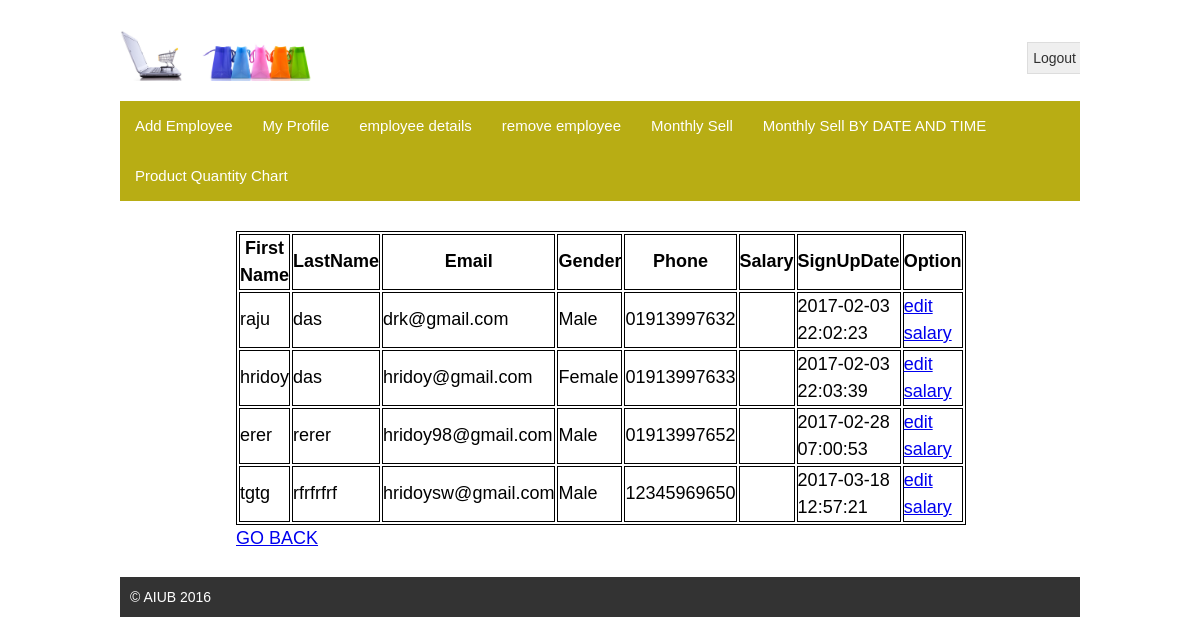
/admin.php (signed in), run on the app's committed database.
### tables this page shows
CREATE TABLE `users` (
  `id` int(6) UNSIGNED NOT NULL,
  `firstName` varchar(100) NOT NULL,
  `lastName` varchar(100) NOT NULL,
  `email` varchar(100) NOT NULL,
  `password` varchar(255) NOT NULL,
  `birthday` date NOT NULL,
  `gender` varchar(20) NOT NULL,
  `phone` varchar(30) NOT NULL,
  `role` tinyint(1) NOT NULL DEFAULT '0',
  `signup_date` timestamp NOT NULL DEFAULT CURRENT_TIMESTAMP ON UPDATE CURRENT_TIMESTAMP
);

### admin.php (the view, shortened to what this page needs)
<!DOCTYPE html>
<html>
<head>
	<link rel="stylesheet" type="text/css" href="style.css">
</head>
				<body>
	<div class="signup">
		<?php require 'template/header1.php'; ?>
		<?php require 'template/menu1.php'; ?>
<div class="maincontent">
			<div class="content">
<?php
	$conn = mysqli_connect("localhost", "root", "","sp1");
$sq2 = "SELECT * FROM users";
$result = mysqli_query($conn, $sq2)or die(mysqli_error());
if (mysqli_num_rows($result) > 0) {
	?>
	<table>
  <tr>
    <th>First Name</th>
    <th>LastName</th>
	<th>Email</th>
	<th>Gender</th>
	<th>Phone</th>
	<th>Salary</th>
	<th>SignUpDate</th>
	<th>Option</td>
	</tr>
	<?php
    while($row = mysqli_fetch_assoc($result)) {
		if($row["role"]==2){?>
	<tr>
	 <td><?php echo $row["firstName"]; ?> </td>
   <td><?php echo $row["lastName"];?> </td>
 <td><?php echo $row["email"];?> </td>
  <td><?php if($row["gender"]==1){
				echo "Male";
				}
				else{
				echo "Female";
				}?> </td>
		 <td><?php echo $row["phone"];?> </td>
 <td><?php echo $row["salary"];?> </td>
  <td><?php echo $row["signup_date"];?> </td>
  <td><a href="sal2.php?emp_id=<?php echo $row["id"] ?>">edit salary</a></td>
  </tr>
<?php
	   }
}
}
?>
</table>
<a href="profile.php">GO BACK</a>
</div>
</div>
		<div class="footer">
			<p>&copy; AIUB 2016</p>
		</div>
	</div>
</body>
</html>

### style.css (style rules this page uses)
* { margin: 0;padding: 0 }
body { font-family: arial; font-size: 14px; line-height: 20px; color: #000; }
.signup { width:960px; margin: 30px auto; display: block; overflow: hidden; }
.maincontent { overflow: hidden; margin-top: 30px; }
.content { float: right; width: 700px; margin-right:15%; line-height: 1.5; font-size:18px; }
.footer { background:#333; color: #fff; margin-top: 25px; padding: 10px; }

### admin.php (style rules this page uses)
table, th, td { border: 1px solid black; }

### data on the page
users: firstName "raju", lastName "das", email "drk@gmail.com", gender "Male", phone "01913997632", signup_date "2017-02-03 22:02:23"
users: firstName "hridoy", lastName "das", email "hridoy@gmail.com", gender "Female", phone "01913997633", signup_date "2017-02-03 22:03:39"
users: firstName "erer", lastName "rerer", email "hridoy98@gmail.com", gender "Male", phone "01913997652", signup_date "2017-02-28 07:00:53"
users: firstName "tgtg", lastName "rfrfrfrf", email "hridoysw@gmail.com", gender "Male", phone "12345969650", signup_date "2017-03-18 12:57:21"
